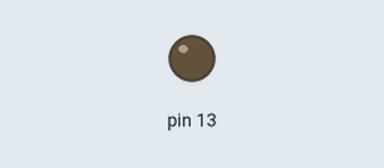
This sketch was run on a simulated Arduino Uno, built with avr-gcc and run on an emulated ATmega328P. Shown: output pins drawn as LEDs (lit = HIGH).

Above: at 1.12 s.
At 9.6 s:
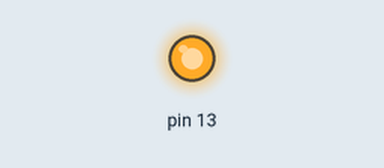
Timing chart, 0 to 10.4 s (numbered marks = the images above):
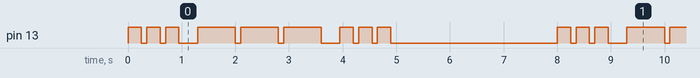

Measured:
- by itself, pin 13: repeats every 8.0 s: 2 × (LOW 0.10 s, HIGH 0.25 s), LOW 0.35 s, 2 × (HIGH 0.70 s, LOW 0.10 s), HIGH 0.70 s, LOW 0.35 s, 2 × (HIGH 0.25 s, LOW 0.10 s), HIGH 0.25 s, LOW 3.1 s, HIGH 0.25 s
- by itself, everything shown: repeats every 8.0 s, in 18 steps

The sketch:

blink_sos.ino
```cpp
// the setup function runs once when you press reset or power the board
void setup() {
  // initialize digital pin 13 as an output.
  pinMode(13, OUTPUT);
}

// the loop function runs over and over again forever
void loop() {
  for(int x=0; x<3; x++){
 digitalWrite(13, HIGH); // sets the LED on
 delay(250); // waits for 150ms
 digitalWrite(13, LOW); // sets the LED off
 delay(100); // waits for 100ms
 }

 // 100ms delay to cause slight gap between letters
 delay(250);


 for (int x=0; x<3; x++) {
 digitalWrite(13, HIGH); // sets the LED on
 delay(700); // waits for 400ms
 digitalWrite(13, LOW); // sets the LED off
 delay(100); // waits for 100ms
 }

 // 100ms delay to cause slight gap between letters
 delay(250);

 for (int x=0; x<3; x++) {
 digitalWrite(13, HIGH); // sets the LED on
 delay(250); // waits for 150ms
 digitalWrite(13, LOW); // sets the LED off
 delay(100); // waits for 100ms
 }
 // wait 5 seconds before repeating the SOS signal
 delay(3000);
}
```
